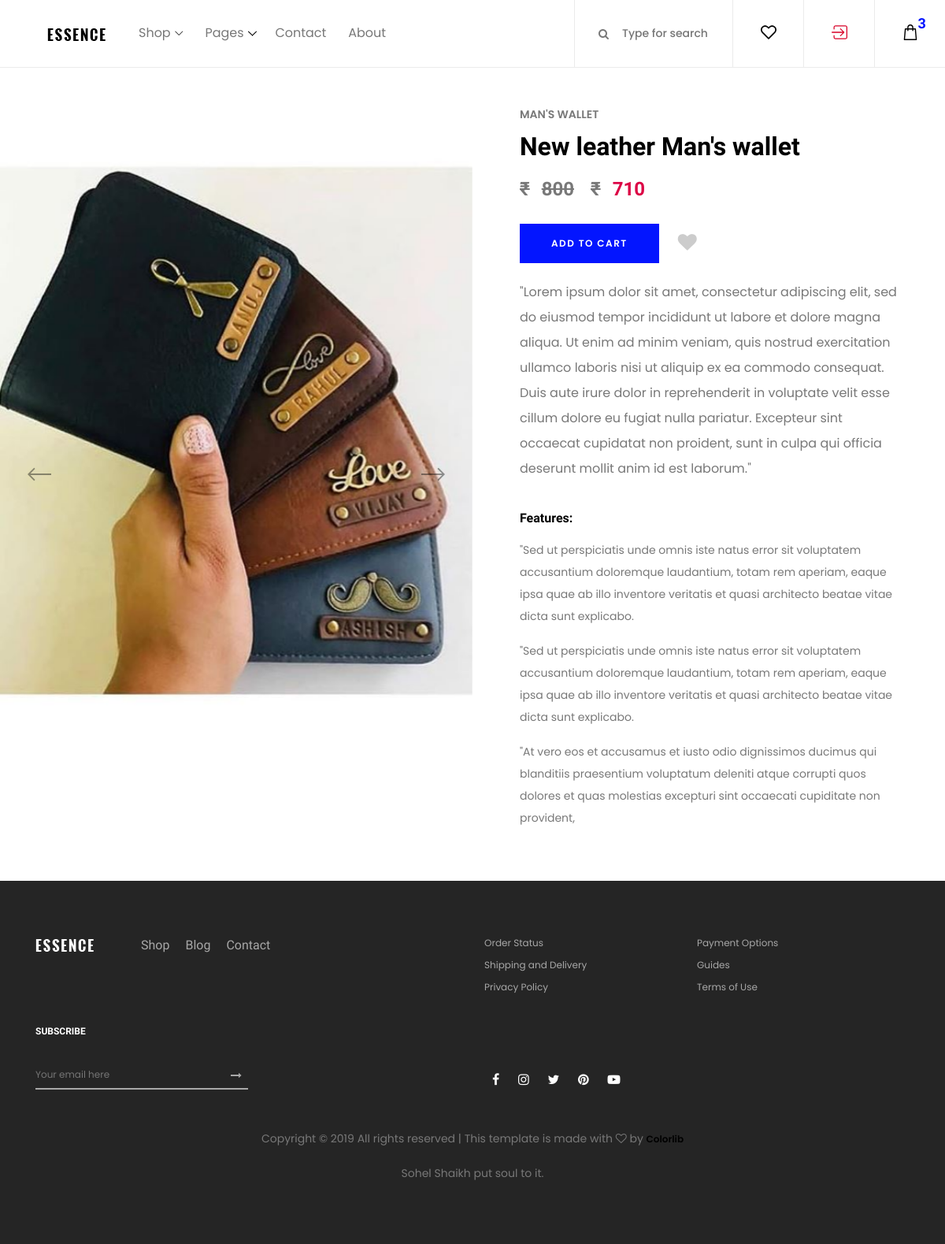
The app's page /products/5, older data.
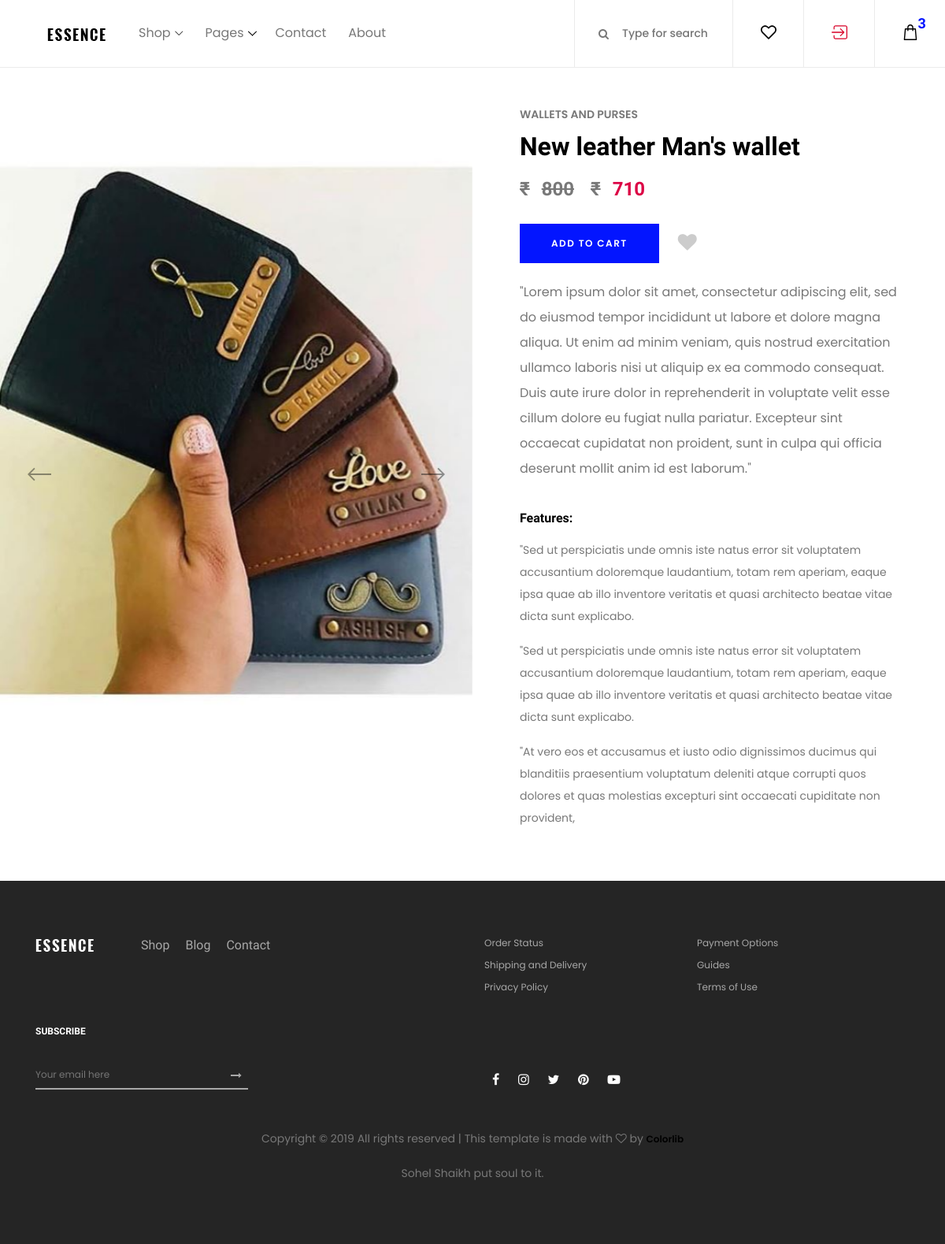
The same page, newer data.
### products/models.py (models this page shows, shortened)
class Product(models.Model):
    category = models.ForeignKey(Category, on_delete=models.DO_NOTHING)
    title = models.CharField(max_length=200)
    product_code = models.CharField(max_length=20)
    description = models.TextField(blank=True)
    tags = models.TextField(blank=True)
    feature_1 = models.CharField(max_length=400, blank=True)
    feature_2 = models.CharField(max_length=400, blank=True)
    feature_3 = models.CharField(max_length=400, blank=True)
    MRP = models.IntegerField()
    actual_price = models.IntegerField()
    delivery_charge = models.IntegerField()
    Warranty_info = models.CharField(max_length=200)
    photo_main_1 = models.ImageField(upload_to='photos/%Y/%m/%d/')
    photo_main_2 = models.ImageField(upload_to='photos/%Y/%m/%d/')
    photo_one = models.ImageField(upload_to='photos/%Y/%m/%d/', blank=True)
    photo_2 = models.ImageField(upload_to='photos/%Y/%m/%d/', blank=True)
    photo_3 = models.ImageField(upload_to='photos/%Y/%m/%d/', blank=True)
    photo_4 = models.ImageField(upload_to='photos/%Y/%m/%d/', blank=True)
    is_published = models.BooleanField(default=True)
    list_date = models.DateTimeField(default=datetime.now, blank=True)

class Category(models.Model):
    category = models.CharField(max_length=100, unique=True)
    photo_main_1 = models.ImageField(upload_to='photos/%Y/%m/%d/', blank=True)
    has_img = models.BooleanField(default=False)
    class Meta:
        verbose_name_plural = "categories"
    def __str__(self):
        return self.category

### products/views.py (the view)
# urls.py: path('<int:product_id>', views.product, name='product'),
def product(request, product_id):
    product = get_object_or_404(Product, pk=product_id)
    context = {
        'product' : product
    }
    return render(request, 'products/product.html', context)

### templates/products/product.html (shortened to what this page needs)
{% extends 'base.html' %}
{% load static %}
{% load humanize %}
{% block content %}
    <section class="single_product_details_area d-flex align-items-center">
        <div class="single_product_thumb clearfix">
            <div class="product_thumbnail_slides owl-carousel">
                <img src="{{ product.photo_main_1.url }}" alt="">
            </div>
        </div>
        <div class="single_product_desc clearfix">
            <span>{{ product.category }}</span>
                <h2>{{ product.title }}</h2>
            <p class="product-price"><span class="old-price"><span>&#8377;</span>{{ product.MRP | intcomma }}</span></span>
                <span>&#8377;</span>{{ product.actual_price | intcomma }}</p>
            <form class="cart-form clearfix" method="post">
                <div class="cart-fav-box d-flex align-items-center">
                    <button type="submit" name="addtocart" value="5" class="btn essence-btn">Add to cart</button>
                    <div class="product-favourite ml-4">
                        <a href="#" class="favme fa fa-heart"></a>
                    </div>
                </div>
            </form>
            <br>
            <p class="product-desc">{{product.description}}</p>
            <br>
            <blockquote><h6>
                Features:
            </h6></blockquote>
            <p>
                {{ product.feature_1 }}
            </p>
            <p>
                {{ product.feature_2 }}
            </p>
            <p>
                {{ product.feature_3 }}
            </p>
        </div>
    </section>
{% endblock %}

Row changes from the older to the newer data that the page shows:
changed Product "New leather Man's wallet": category "MAN'S WALLET" → "WALLETS AND PURSES"
